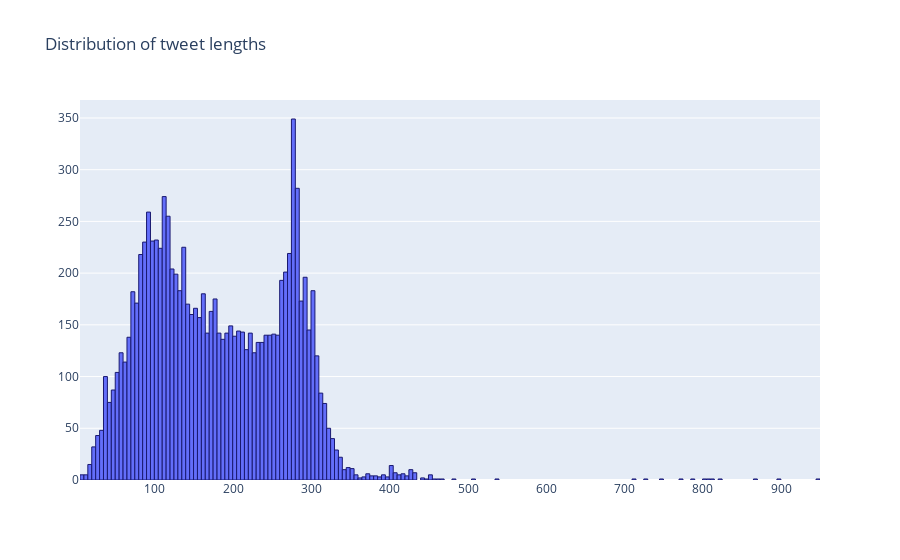

Notebook code cell kept with this figure:
### Code cell
x = data.Length.values


fig = go.Figure(data=[go.Histogram(x=x,
                                   marker_line_width=1, 
                                   marker_line_color="midnightblue", 
                                   xbins_size = 5)])

fig.update_layout(title_text='Distribution of tweet lengths')
fig.show()

### Figure 1 — Plotly figure (JSON) as saved in the notebook; plotly's stock layout.template omitted (floating-point values rounded to 4 significant figures; data arrays with more than 128 entries replaced by an {"elided": "..."} marker saying what was removed)
{"data": [{"marker": {"line": {"color": "midnightblue", "width": 1}}, "type": "histogram", "x": {"elided": "10009 int values"}, "xbins": {"size": 5}}], "layout": {"title": {"text": "Distribution of tweet lengths"}}}
